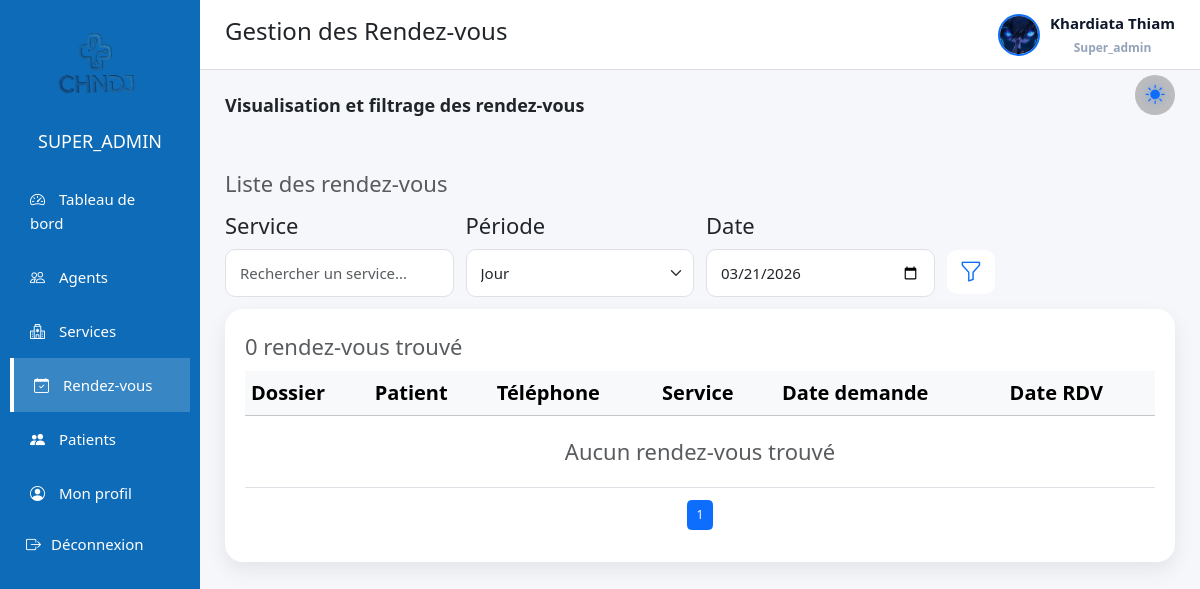
The app's page /views/admin.php?page=rendezvous (signed in) with its own data.
### tables this page shows
CREATE TABLE `agent` (
  `id` int(11) NOT NULL,
  `username` varchar(30) NOT NULL,
  `photo` varchar(255) DEFAULT NULL,
  `email` varchar(150) DEFAULT NULL,
  `prenom_agent` varchar(50) NOT NULL,
  `nom_agent` varchar(30) NOT NULL,
  `telephone_agent` varchar(20) NOT NULL,
  `password` varchar(255) NOT NULL,
  `status` int(11) NOT NULL,
  `role` enum('super_admin','admin','agent','medecin') NOT NULL,
  `created_at` datetime DEFAULT current_timestamp(),
  `updated_at` datetime DEFAULT current_timestamp() ON UPDATE current_timestamp(),
  `failed_attempts` int(11) NOT NULL DEFAULT 0,
  `locked_until` datetime DEFAULT NULL
);

### views/admin.php (called while the page is built, shortened)
<?php
require 'admin_layout.php';

### views/admin_layout.php (the view, shortened to what this page needs)
<?php
$page = isset($_GET['page']) ? $_GET['page'] : 'dashboard';
switch ($page) {
    case 'rendezvous':
        $title = "Gestion des Rendez-vous";
        break;
}
$db = getConnection();
$stmt = $db->prepare("
    SELECT prenom_agent, nom_agent, email, photo
    FROM agent
    WHERE id = ?
    LIMIT 1
");
$stmt->execute([$_SESSION['user_id']]);
$admin = $stmt->fetch(PDO::FETCH_ASSOC);
$path = '../assets/img/' . $admin['photo'];
$avatar = file_exists($path)
    ? $path . '?v=' . filemtime($path)
    : '../assets/img/avatar.jpg';
$stmt = $db->prepare("
    SELECT prenom_agent, nom_agent, email, telephone_agent, photo
    FROM agent
    WHERE id = ?
    LIMIT 1
");
$stmt->execute([$_SESSION['user_id']]);
$admin = $stmt->fetch(PDO::FETCH_ASSOC);
$prenom = $admin['prenom_agent'] ?? 'Admin';
$nom    = $admin['nom_agent'] ?? '';
?>
<!DOCTYPE html>
<html lang="fr">
<head>
    <link href="https://cdn.jsdelivr.net/npm/bootstrap@5.3.2/dist/css/bootstrap.min.css" rel="stylesheet">
    <link href="https://cdn.jsdelivr.net/npm/bootstrap-icons@1.11.1/font/bootstrap-icons.css" rel="stylesheet">
    <link
        rel="stylesheet"
        href="https://cdn.jsdelivr.net/npm/intl-tel-input@18.3.5/build/css/intlTelInput.css"
    />
    <link rel="stylesheet" href="../assets/css/admin.css">
</head>
<body class="<?= $page ?> dark">
    <main class="main-content">
<div class="dashboard-container">
    <aside class="sidebar">
        <div class="sidebar-header">
            <img src="../assets/img/logo.png" class="sidebar-logo">
            <h4><?= strtoupper($_SESSION['role']) ?></h4>
        </div>
        <ul class="sidebar-menu">
            <?php if ($_SESSION['role'] === 'super_admin'): ?>
                <li>
                    <a href="admin.php?page=dashboard">
                        <i class="bi bi-speedometer2"></i> Tableau de bord
                    </a>
                </li>
            <?php endif; ?>
            <?php if ($_SESSION['role'] === 'super_admin'): ?>
                <li>
                    <a href="admin.php?page=agents"
                    class="<?= ($page == 'agents' ? 'active' : '') ?>">
                        <i class="bi bi-people"></i> Agents
                    </a>
                </li>
            <?php endif; ?>
            <?php if (in_array($_SESSION['role'], ['super_admin','admin'])): ?>
                <li>
                    <a href="admin.php?page=services"
                    class="<?= ($page == 'services' ? 'active' : '') ?>">
                        <i class="bi bi-hospital"></i> Services
                    </a>
                </li>
            <?php endif; ?>
            <li>
                <a href="admin.php?page=rendezvous"
                class="<?= ($page == 'rendezvous' ? 'active' : '') ?>">
                    <i class="bi bi-calendar-check"></i> Rendez-vous
                </a>
            </li>
            <li>
                <a href="admin.php?page=patients"
                class="<?= ($page == 'patients' ? 'active' : '') ?>">
                    <i class="bi bi-people-fill"></i> Patients
                </a>
            </li>
            <li>
                <a href="admin.php?page=profile"
                class="<?= ($page == 'profile' ? 'active' : '') ?>">
                    <i class="bi bi-person-circle"></i> Mon profil
                </a>
            </li>
            <li class="sidebar-item logout-item">
                <form method="POST" action="logout.php">
                    <button type="submit" class="sidebar-link logout-link">
                        <i class="bi bi-box-arrow-right"></i>
                        <span>Déconnexion</span>
                    </button>
                </form>
            </li>
        </ul>
    </aside>
    <main class="main-content">
        <header class="topbar">
            <div class="theme-toggle-dashboard" onclick="toggleDashboardTheme()">
                <i id="dashboardThemeIcon" class="bi bi-sun-fill"></i>
            </div>
            <h2><?= $title ?></h2>
            <div class="profile-trigger" id="profileMenuBtn">
                <img
                    src="<?= $avatar ?>"
                    class="topbar-avatar profile-preview"
                    alt="Avatar"
                >
                <div class="topbar-user">
                    <span class="topbar-name">
                        <?= htmlspecialchars($prenom . ' ' . $nom) ?>
                    </span>
                    <small class="topbar-role"><?= ucfirst($_SESSION['role']) ?></small>
                </div>
            </div>
        </header>
        <section class="content-wrapper">
            <?php
                $file = $page . ".php";
                if (file_exists($file)) {
                    require $file;
                } else {
                    echo "<div class='alert alert-danger'>Page introuvable : $file</div>";
                }
            ?>
        </section>
    </main>
</div>
 </main>
</body>
</html>

### records on screen
agent: photo (picture), prenom_agent+nom_agent "Khardiata Thiam"

### other values on screen
$_SESSION['role'] "SUPER_ADMIN"
$title "Gestion des Rendez-vous"
$_SESSION['role'] "Super_admin"
$total "0"
